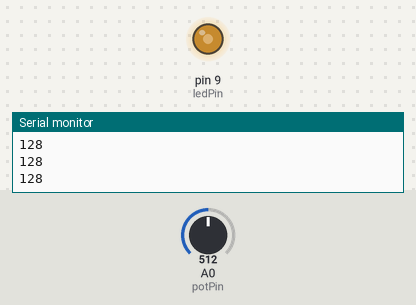
Recording of a sketch running on a simulated Arduino Uno, built with avr-gcc and run on an emulated ATmega328P. Parts: output pins drawn as LEDs (lit = HIGH), the last lines printed to the serial monitor. Inputs (shaded band) come from the test bench; at power-on: A0 (potPin) = 512.

Above: at 1.2 s.
1.3 s: A0 (potPin) set to 716
At 1.8 s:
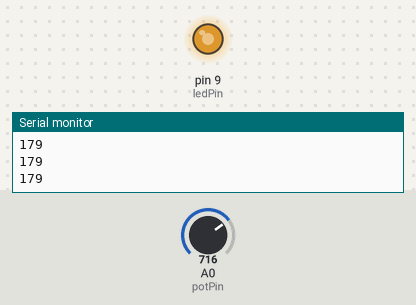
2.8 s: A0 (potPin) set to 900
At 4.0 s:
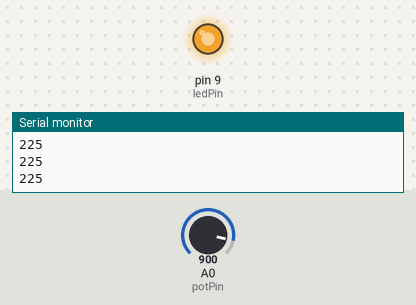
4.3 s: A0 (potPin) set to 122
At 5.2 s:
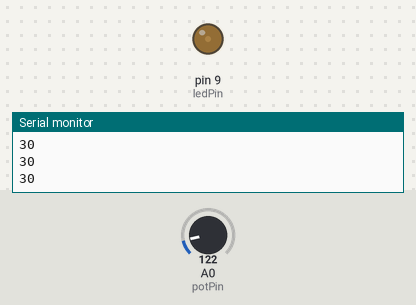
5.8 s: A0 (potPin) set to 0
At 6.4 s:
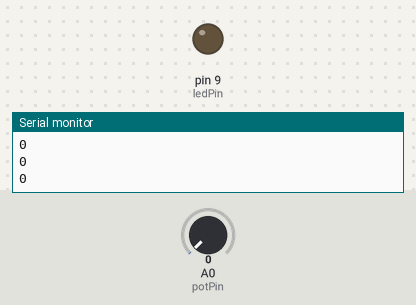
Timing chart, 0 to 8.3 s (numbered marks = the images above; inputs shaded):
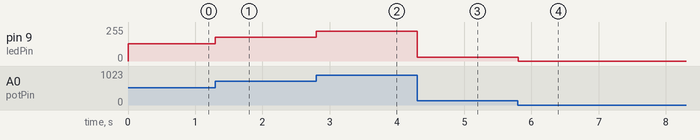

The sketch:

pot_diod.ino
```cpp
int tn = 0;
int potPin = A0;
int ledPin = 9;

void setup() {
  Serial.begin(9600);
  pinMode(ledPin, OUTPUT);
  pinMode(potPin, INPUT);
}

void loop() {
  int rotation = analogRead(potPin);
  int brig = rotation/4;
  analogWrite(ledPin, brig);
  Serial.println(brig);
  if(millis() - tn > 1){
    tn = 1;
  }
}
```

Measured:
- after the input at 1.3 s, pin 9 (ledPin): 128/255 → 179/255 at once
- after the input at 2.8 s, pin 9 (ledPin): 179/255 → 225/255 at once
- after the input at 4.3 s, pin 9 (ledPin): 225/255 → 30/255 at once
- after the input at 5.8 s, pin 9 (ledPin): 30/255 → 0/255 at once
